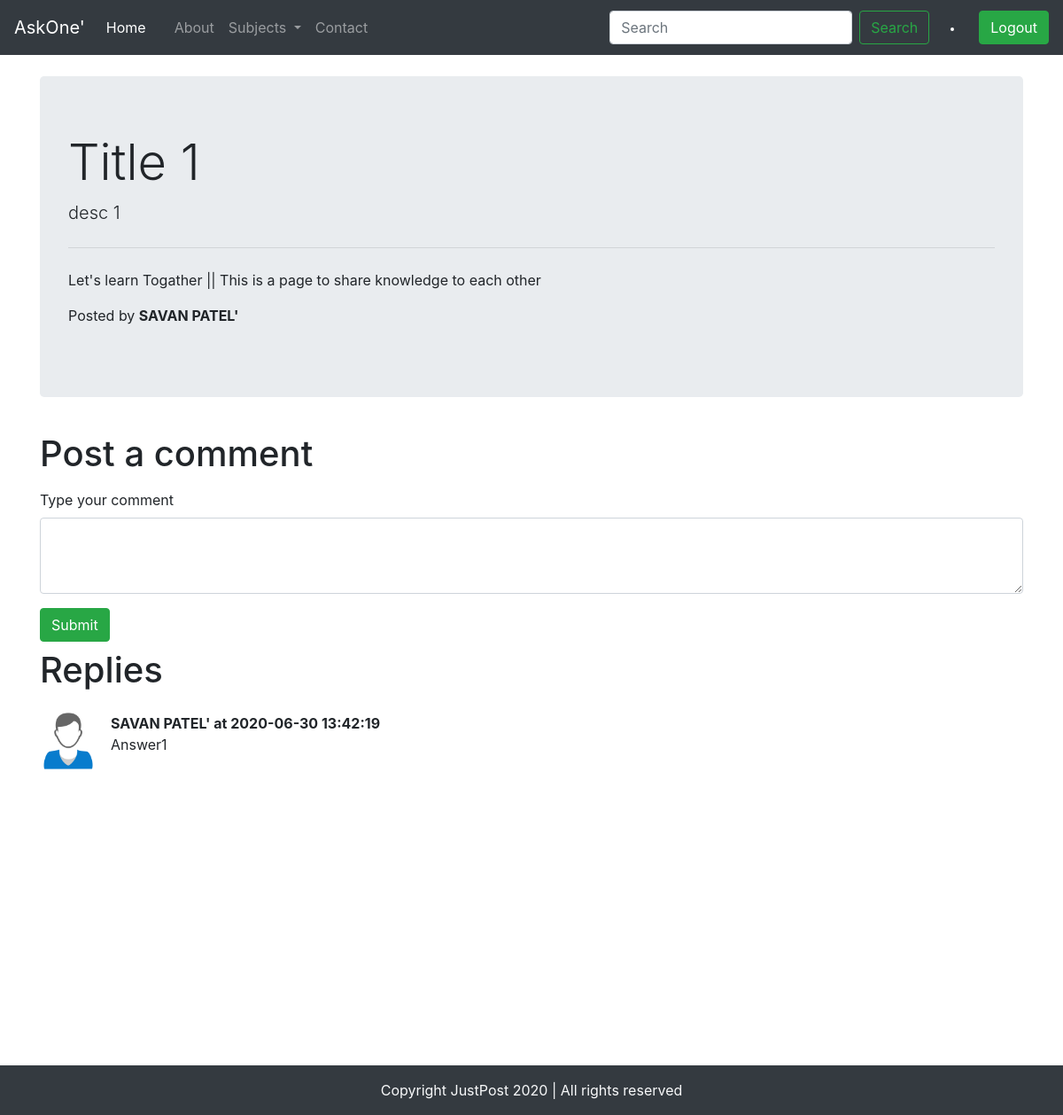
Screenshot of /thread.php?threadid=23 (signed in) with the database file from the repository.
### tables this page shows
CREATE TABLE `threads` (
  `thread_id` int(7) NOT NULL,
  `thread_title` varchar(255) NOT NULL,
  `thread_desc` text NOT NULL,
  `thread_user_id` int(7) NOT NULL,
  `thread_category_id` int(7) NOT NULL,
  `time_stamp` datetime NOT NULL DEFAULT current_timestamp()
);

CREATE TABLE `users` (
  `sr_no` int(8) NOT NULL,
  `image` varchar(255) NOT NULL,
  `username` varchar(50) NOT NULL,
  `user_email` varchar(30) NOT NULL,
  `user_bio` text DEFAULT NULL,
  `timestamp` datetime NOT NULL DEFAULT current_timestamp()
);

CREATE TABLE `comments` (
  `comment_id` int(8) NOT NULL,
  `comment_content` text NOT NULL,
  `thread_id` int(8) NOT NULL,
  `comment_by` int(8) NOT NULL,
  `comment_time` datetime NOT NULL DEFAULT current_timestamp()
);

### thread.php (the view, shortened to what this page needs)
<?php
include 'partials/_dbconnect.php';
    $id = $_GET['threadid'];
    $sql = "SELECT * FROM `threads` WHERE `thread_id`= $id";
    $result = mysqli_query($conn,$sql);
    while ($row = mysqli_fetch_assoc($result)){
        $title = $row['thread_title'];
    }
    ?>
<!doctype html>
<html lang="en">
<head>
    <link rel="stylesheet" href="https://stackpath.bootstrapcdn.com/bootstrap/4.5.0/css/bootstrap.min.css"
>
</head>
<body onload="loading()">
    <?php include 'partials/_header.php'; ?>
    <?php
    $id = $_GET['threadid'];
    $sql = "SELECT * FROM `threads` WHERE `thread_id`= $id";
    $result = mysqli_query($conn,$sql);
    while ($row = mysqli_fetch_assoc($result)){
        $title = $row['thread_title'];
        $desc = $row['thread_desc'];
        $user_id = $row['thread_user_id'];
        $sql2 = "SELECT username FROM `users` where sr_no=$user_id";
        $result2 = mysqli_query($conn, $sql2);
        $row2 = mysqli_fetch_assoc($result2);
        $posted_by = $row2['username'];
    }
    ?>
    <div class="container my-4">
        <div class="jumbotron">
            <h1 class="display-4"><?php echo $title; ?></h1>
            <p class="lead"><?php echo $desc; ?></p>
            <hr class="my-4">
            <p>Let's learn Togather || This is a page to share knowledge to each other
            </p>
            <p>Posted by <b><?php echo $posted_by; ?></b></p>
        </div>
    </div>
    <?php
        if (isset($_SESSION['loggedin']) && $_SESSION['loggedin'] == 1 ) {
            echo '
            <div class="container">
            <h1 class="py-2">Post a comment</h1>
            <form action="'.$_SERVER['REQUEST_URI'].'" method="post">
                <div class="form-group">
                    <label for="desc">Type your comment</label>
                    <textarea class="form-control" id="desc" name="comment" rows="3" required></textarea>
                </div>
                <button type="submit" class="btn btn-success">Submit</button>
            </form>
        </div>
            ';
        }
    ?>
    <div class="container mb-5" id="que">
        <h1 class="py-2">Replies</h1>
        <?php
    $sql = "SELECT * FROM `comments` WHERE `thread_id`= $id";
    $result = mysqli_query($conn,$sql);
    while ($row = mysqli_fetch_assoc($result)){
        $content = $row['comment_content'];
        $comment_time = $row['comment_time'];
        $user_id = $row['comment_by'];
        $sql2 = "SELECT username FROM `users` where sr_no=$user_id";
        $result2 = mysqli_query($conn, $sql2);
        $row2 = mysqli_fetch_assoc($result2);
       echo'
             <div class="media my-3">
                <img src="img/user-default.png" width="64px" class="mr-3" alt="...">
                <div class="media-body">
                    <p class="font-weight-bold my-0">'.$row2['username'].' at '.$comment_time.'</p>
                    '.$content.'
                </div>
            </div>';
    }
        ?>
    </div>
    <?php include 'partials/_footer.php'; ?>
</body>
</html>

### thread.php (style rules this page uses)
#que { min-height: 430px; }

### rows the page displays
threads: thread_title "Title 1", thread_desc "desc 1"
users: username "SAVAN PATEL'"
comments: users.username "SAVAN PATEL'", comment_time "2020-06-30 13:42:19", comment_content "Answer1"
